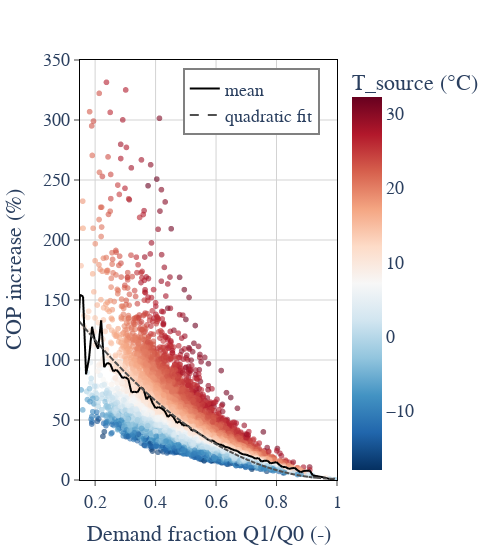

Source (notebook cell):
### Code cell
import plotly.graph_objects as go

print((cop_improvements - 1).mean())



fig = sciencify_plotly_fig(
    px.scatter(
        x=post_ref_dem_frac,
        y=(cop_improvements - 1) * 100,
        color=T_source,
        # marginal_y="histogram",
        color_continuous_scale=px.colors.diverging.RdBu_r,
        opacity=0.6
    )
)


fig.update_layout(
    yaxis_title="COP increase (%)",
    xaxis_title=r"Demand fraction Q1/Q0 (-)",
    coloraxis_colorbar_title="T_source (°C)",
    width=500,
    xaxis_range=(.15, 1),
    yaxis_range=(0, 350),
    font_family="cm",
    font_size=18,
    legend=dict(
        x=0.4,
        y=0.98,
        bordercolor="gray",
        borderwidth=2,
    ),
)

fig.add_trace(
    go.Scattergl(
        x=mean_post_ref_COP_change.index,
        y=mean_post_ref_COP_change.values * 100,
        mode="lines",
        marker=dict(color="black"),
        name="mean",
    )
)
from scipy.optimize import curve_fit

def square_func(x,a):
    # return a*x**2+b*x+c
    return a*(x-1)**2+1


p_square,v = curve_fit(square_func, post_ref_dem_frac, (cop_improvements-1)*100)


post_ref_dem_frac.sort()
fig.add_trace(
    go.Scattergl(
        x=post_ref_dem_frac,
        y=square_func(post_ref_dem_frac,*p_square),
        mode="lines",
        line=dict(color="#505050", dash="dash"),
        name="quadratic fit",
        
    )
)
fig.write_image("figures/COP_increase.pdf")
fig

### Figure 1 — Plotly figure (JSON) as saved in the notebook; plotly's stock layout.template omitted (floating-point values rounded to 4 significant figures; data arrays with more than 128 entries replaced by an {"elided": "..."} marker saying what was removed)
{"data": [{"hovertemplate": "x=%{x}<br>y=%{y}<br>color=%{marker.color}<extra></extra>", "legendgroup": "", "marker": {"color": {"elided": "8760 float values"}, "coloraxis": "coloraxis", "opacity": 0.6, "symbol": "circle"}, "mode": "markers", "name": "", "showlegend": false, "type": "scattergl", "x": {"elided": "8760 float values"}, "xaxis": "x", "y": {"elided": "8760 float values"}, "yaxis": "y"}, {"marker": {"color": "black"}, "mode": "lines", "name": "mean", "type": "scattergl", "x": [0.02, 0.03, 0.07, 0.09, 0.11, 0.12, 0.13, 0.14, 0.15, 0.16, 0.17, 0.18, 0.19, 0.2, 0.21, 0.22, 0.23, 0.24, 0.25, 0.26, 0.27, 0.28, 0.29, 0.3, 0.31, 0.32, 0.33, 0.34, 0.35, 0.36, 0.37, 0.38, 0.39, 0.4, 0.41, 0.42, 0.43, 0.44, 0.45, 0.46, 0.47, 0.48, 0.49, 0.5, 0.51, 0.52, 0.53, 0.54, 0.55, 0.56, 0.57, 0.58, 0.59, 0.6, 0.61, 0.62, 0.63, 0.64, 0.65, 0.66, 0.67, 0.68, 0.69, 0.7, 0.71, 0.72, 0.73, 0.74, 0.75, 0.76, 0.77, 0.78, 0.79, 0.8, 0.81, 0.82, 0.83, 0.84, 0.85, 0.86, 0.87, 0.88, 0.89, 0.91, 0.92, 0.96, 0.97, 0.99], "y": [null, 174.2, 268.4, 90.31, 99.08, 85.78, 73.06, 107.2, 154.4, 153.0, 88.06, 101.6, 127.8, 114.8, 109.2, 133.2, 93.95, 97.58, 96.65, 90.51, 91.94, 89.16, 85.0, 85.72, 83.83, 73.02, 73.57, 72.99, 77.36, 75.88, 67.12, 70.65, 64.09, 59.87, 60.78, 59.59, 57.56, 52.47, 54.56, 52.09, 47.52, 48.84, 45.52, 45.68, 44.81, 41.16, 41.33, 39.33, 37.73, 36.25, 34.0, 32.89, 32.75, 30.75, 29.57, 29.25, 27.57, 27.17, 25.87, 24.87, 24.3, 22.42, 21.36, 21.08, 20.05, 19.3, 17.78, 18.34, 15.38, 16.05, 16.04, 13.83, 14.4, 14.85, 12.49, 10.76, 10.86, 9.281, 9.745, 10.08, 7.995, 6.48, 7.566, 7.846, 3.861, 1.972, 1.165, 0.2974]}, {"line": {"color": "#505050", "dash": "dash"}, "mode": "lines", "name": "quadratic fit", "type": "scattergl", "x": {"elided": "8760 float values"}, "y": {"elided": "8760 float values"}}], "layout": {"coloraxis": {"colorbar": {"title": {"text": "T_source (°C)"}}, "colorscale": [[0, "rgb(5,48,97)"], [0.1, "rgb(33,102,172)"], [0.2, "rgb(67,147,195)"], [0.3, "rgb(146,197,222)"], [0.4, "rgb(209,229,240)"], [0.5, "rgb(247,247,247)"], [0.6, "rgb(253,219,199)"], [0.7, "rgb(244,165,130)"], [0.8, "rgb(214,96,77)"], [0.9, "rgb(178,24,43)"], [1, "rgb(103,0,31)"]]}, "font": {"family": "cm", "size": 18}, "legend": {"bordercolor": "gray", "borderwidth": 2, "tracegroupgap": 0, "x": 0.4, "y": 0.98}, "margin": {"t": 60}, "plot_bgcolor": "white", "width": 500, "xaxis": {"anchor": "y", "domain": [0, 1], "gridcolor": "lightgrey", "linecolor": "black", "mirror": true, "range": [0.15, 1], "showline": true, "ticks": "outside", "title": {"text": "Demand fraction Q1/Q0 (-)"}}, "yaxis": {"anchor": "x", "domain": [0, 1], "gridcolor": "lightgrey", "linecolor": "black", "mirror": true, "range": [0, 350], "showline": true, "ticks": "outside", "title": {"text": "COP increase (%)"}}}}
